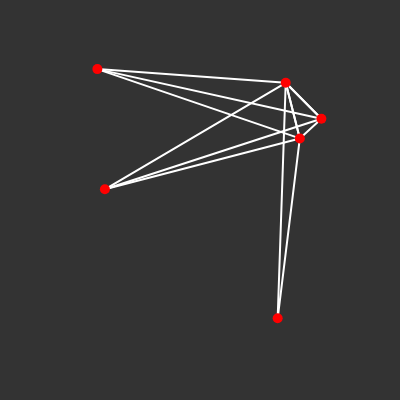
Frame 1 (no input)
Frame 60 (no input): identical to frame 1, image omitted
Frame 120 (the mouse pressed at the canvas centre since frame 60): identical to frame 1, image omitted

The p5.js sketch that drew this single still picture (run headless with seeded random() and noise() and a simulated clock; from frame 60 on, the mouse is pressed at the canvas centre):

// p5.js sketch
// ── sketch.js
const nodes = []

function setup() {
    createCanvas(400, 400);
    for (var i = 0; i < 6; i++) {
        const node = {
            pos: createVector(random(0, width), random(0, height)),
            reached: false,
            get x() {
                return this.pos.x
            },
            get y() {
                return this.pos.y
            },
            children: []
        }
        nodes.push(node)
    }
    graph = new Graph(nodes)
    stroke(255)
    strokeWeight(5)
}

function draw() {
    background(51);
    // for (let node of nodes) {
    //     point(node.x, node.y)
    // }
    graph.show()
}

class Graph {
    constructor(vertices) {
        this.connectionMatrix = []
        this.vertices = vertices
        for (let i = 0; i < vertices.length; i++) {
            const row = []
            const left = vertices[i]
            for (let j = 0; j < vertices.length; j++) {
                if (i === j) row.push(0)
                else if(random()<.5){
                    const right = vertices[j]
                    const r = left.pos.copy().sub(right.pos).mag()
                    row.push(r)
                }
            }
            this.connectionMatrix.push(row)
        }
    }
    setConnection() {
        ;
    }
    show() {
        for (let i = 0; i < this.connectionMatrix.length; i++) {
            for (let j = 0; j < this.connectionMatrix.length; j++) {
                if (this.connectionMatrix[i][j]) {
                    const left = this.vertices[i]
                    const right = this.vertices[j]
                    stroke(255)
                    strokeWeight(2)
                    line(left.x,left.y,right.x,right.y)
                }
            }
        }
        for (vertex of this.vertices) {
            strokeWeight(10)
            stroke(255,0,0)
            point(vertex.x, vertex.y)
        }
    }
}
